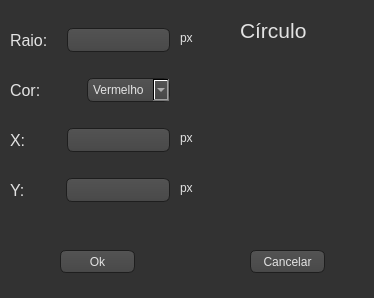
<?xml version="1.0" encoding="UTF-8"?>
<ui version="4.0">
 <class>circulo</class>
 <widget class="QDialog" name="circulo">
  <property name="geometry">
   <rect>
    <x>0</x>
    <y>0</y>
    <width>374</width>
    <height>298</height>
   </rect>
  </property>
  <property name="windowTitle">
   <string>Dialog</string>
  </property>
  <property name="styleSheet">
   <string notr="true">color: #404040;
    background-color: #323232;</string>
  </property>
  <widget class="QLabel" name="label">
   <property name="geometry">
    <rect>
     <x>240</x>
     <y>10</y>
     <width>81</width>
     <height>41</height>
    </rect>
   </property>
   <property name="font">
    <font>
     <pointsize>16</pointsize>
    </font>
   </property>
   <property name="styleSheet">
    <string notr="true">color: rgb(227, 227, 227);</string>
   </property>
   <property name="text">
    <string>Círculo</string>
   </property>
  </widget>
  <widget class="QWidget" name="horizontalLayoutWidget_2">
   <property name="geometry">
    <rect>
     <x>10</x>
     <y>70</y>
     <width>160</width>
     <height>41</height>
    </rect>
   </property>
   <layout class="QHBoxLayout" name="horizontalLayout_2">
    <item>
     <widget class="QLabel" name="label_3">
      <property name="font">
       <font>
        <pointsize>12</pointsize>
       </font>
      </property>
      <property name="styleSheet">
       <string notr="true">color: rgb(227, 227, 227);</string>
      </property>
      <property name="text">
       <string>Cor: </string>
      </property>
     </widget>
    </item>
    <item>
     <widget class="QComboBox" name="comboBox">
      <property name="styleSheet">
       <string notr="true">color: rgb(227, 227, 227);
background-color: QLinearGradient( x1: 0, y1: 0, x2: 0, y2: 1, stop: 0 #565656, stop: 0.1 #525252, stop: 0.5 #4e4e4e, stop: 0.9 #4a4a4a, stop: 1 #464646);
border-width: 1px;
border-color: #1e1e1e;
border-style: solid;
border-radius: 6;
padding: 3px;
font-size: 12px;
padding-left: 5px;
padding-right: 5px;
</string>
      </property>
      <item>
       <property name="text">
        <string>Vermelho</string>
       </property>
      </item>
      <item>
       <property name="text">
        <string>Azul</string>
       </property>
      </item>
      <item>
       <property name="text">
        <string>Verde</string>
       </property>
      </item>
     </widget>
    </item>
   </layout>
  </widget>
  <widget class="QWidget" name="horizontalLayoutWidget">
   <property name="geometry">
    <rect>
     <x>10</x>
     <y>20</y>
     <width>160</width>
     <height>41</height>
    </rect>
   </property>
   <layout class="QHBoxLayout" name="horizontalLayout">
    <item>
     <widget class="QLabel" name="label_2">
      <property name="font">
       <font>
        <pointsize>12</pointsize>
       </font>
      </property>
      <property name="styleSheet">
       <string notr="true">color: rgb(227, 227, 227);</string>
      </property>
      <property name="text">
       <string>Raio:   </string>
      </property>
     </widget>
    </item>
    <item>
     <widget class="QLineEdit" name="raio">
      <property name="styleSheet">
       <string notr="true">color: rgb(227, 227, 227);
background-color: QLinearGradient( x1: 0, y1: 0, x2: 0, y2: 1, stop: 0 #565656, stop: 0.1 #525252, stop: 0.5 #4e4e4e, stop: 0.9 #4a4a4a, stop: 1 #464646);
border-width: 1px;
border-color: #1e1e1e;
border-style: solid;
border-radius: 6;
padding: 3px;
font-size: 12px;
padding-left: 5px;
padding-right: 5px;
</string>
      </property>
     </widget>
    </item>
   </layout>
  </widget>
  <widget class="QPushButton" name="pushButton">
   <property name="geometry">
    <rect>
     <x>60</x>
     <y>250</y>
     <width>75</width>
     <height>23</height>
    </rect>
   </property>
   <property name="styleSheet">
    <string notr="true">color: rgb(227, 227, 227);
background-color: QLinearGradient( x1: 0, y1: 0, x2: 0, y2: 1, stop: 0 #565656, stop: 0.1 #525252, stop: 0.5 #4e4e4e, stop: 0.9 #4a4a4a, stop: 1 #464646);
border-width: 1px;
border-color: #1e1e1e;
border-style: solid;
border-radius: 6;
padding: 3px;
font-size: 12px;
padding-left: 5px;
padding-right: 5px;
</string>
   </property>
   <property name="text">
    <string>Ok</string>
   </property>
  </widget>
  <widget class="QWidget" name="horizontalLayoutWidget_5">
   <property name="geometry">
    <rect>
     <x>10</x>
     <y>170</y>
     <width>160</width>
     <height>41</height>
    </rect>
   </property>
   <layout class="QHBoxLayout" name="horizontalLayout_5">
    <item>
     <widget class="QLabel" name="label_6">
      <property name="font">
       <font>
        <pointsize>12</pointsize>
       </font>
      </property>
      <property name="styleSheet">
       <string notr="true">color: rgb(227, 227, 227);</string>
      </property>
      <property name="text">
       <string>Y:        </string>
      </property>
     </widget>
    </item>
    <item>
     <widget class="QLineEdit" name="y">
      <property name="styleSheet">
       <string notr="true">color: rgb(227, 227, 227);
background-color: QLinearGradient( x1: 0, y1: 0, x2: 0, y2: 1, stop: 0 #565656, stop: 0.1 #525252, stop: 0.5 #4e4e4e, stop: 0.9 #4a4a4a, stop: 1 #464646);
border-width: 1px;
border-color: #1e1e1e;
border-style: solid;
border-radius: 6;
padding: 3px;
font-size: 12px;
padding-left: 5px;
padding-right: 5px;
</string>
      </property>
     </widget>
    </item>
   </layout>
  </widget>
  <widget class="QWidget" name="horizontalLayoutWidget_4">
   <property name="geometry">
    <rect>
     <x>10</x>
     <y>120</y>
     <width>160</width>
     <height>41</height>
    </rect>
   </property>
   <layout class="QHBoxLayout" name="horizontalLayout_4">
    <item>
     <widget class="QLabel" name="label_5">
      <property name="font">
       <font>
        <pointsize>12</pointsize>
       </font>
      </property>
      <property name="styleSheet">
       <string notr="true">color: rgb(227, 227, 227);</string>
      </property>
      <property name="text">
       <string>X:        </string>
      </property>
     </widget>
    </item>
    <item>
     <widget class="QLineEdit" name="x">
      <property name="styleSheet">
       <string notr="true">color: rgb(227, 227, 227);
background-color: QLinearGradient( x1: 0, y1: 0, x2: 0, y2: 1, stop: 0 #565656, stop: 0.1 #525252, stop: 0.5 #4e4e4e, stop: 0.9 #4a4a4a, stop: 1 #464646);
border-width: 1px;
border-color: #1e1e1e;
border-style: solid;
border-radius: 6;
padding: 3px;
font-size: 12px;
padding-left: 5px;
padding-right: 5px;
</string>
      </property>
     </widget>
    </item>
   </layout>
  </widget>
  <widget class="QPushButton" name="pushButton_2">
   <property name="geometry">
    <rect>
     <x>250</x>
     <y>250</y>
     <width>75</width>
     <height>23</height>
    </rect>
   </property>
   <property name="styleSheet">
    <string notr="true">color: rgb(227, 227, 227);
background-color: QLinearGradient( x1: 0, y1: 0, x2: 0, y2: 1, stop: 0 #565656, stop: 0.1 #525252, stop: 0.5 #4e4e4e, stop: 0.9 #4a4a4a, stop: 1 #464646);
border-width: 1px;
border-color: #1e1e1e;
border-style: solid;
border-radius: 6;
padding: 3px;
font-size: 12px;
padding-left: 5px;
padding-right: 5px;
</string>
   </property>
   <property name="text">
    <string>Cancelar</string>
   </property>
  </widget>
  <widget class="QLabel" name="label_4">
   <property name="geometry">
    <rect>
     <x>180</x>
     <y>30</y>
     <width>21</width>
     <height>16</height>
    </rect>
   </property>
   <property name="styleSheet">
    <string notr="true">color: rgb(227, 227, 227);</string>
   </property>
   <property name="text">
    <string>px</string>
   </property>
  </widget>
  <widget class="QLabel" name="label_7">
   <property name="geometry">
    <rect>
     <x>180</x>
     <y>130</y>
     <width>21</width>
     <height>16</height>
    </rect>
   </property>
   <property name="styleSheet">
    <string notr="true">color: rgb(227, 227, 227);</string>
   </property>
   <property name="text">
    <string>px</string>
   </property>
  </widget>
  <widget class="QLabel" name="label_8">
   <property name="geometry">
    <rect>
     <x>180</x>
     <y>180</y>
     <width>21</width>
     <height>16</height>
    </rect>
   </property>
   <property name="styleSheet">
    <string notr="true">color: rgb(227, 227, 227);</string>
   </property>
   <property name="text">
    <string>px</string>
   </property>
  </widget>
  <widget class="QLabel" name="label_9">
   <property name="geometry">
    <rect>
     <x>210</x>
     <y>60</y>
     <width>141</width>
     <height>131</height>
    </rect>
   </property>
   <property name="text">
    <string/>
   </property>
   <property name="pixmap">
    <pixmap resource="img.qrc">:/img/imagens/cir.png</pixmap>
   </property>
   <property name="scaledContents">
    <bool>true</bool>
   </property>
  </widget>
 </widget>
 <tabstops>
  <tabstop>raio</tabstop>
  <tabstop>comboBox</tabstop>
  <tabstop>x</tabstop>
  <tabstop>y</tabstop>
  <tabstop>pushButton</tabstop>
  <tabstop>pushButton_2</tabstop>
 </tabstops>
 <resources>
  <include location="img.qrc"/>
 </resources>
 <connections/>
</ui>
